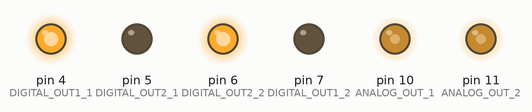
Bench run of a sketch on a simulated Arduino Uno, built with avr-gcc and run on an emulated ATmega328P. Shown: output pins drawn as LEDs (lit = HIGH).

Above: at 0.05 s.
At 9.65 s:
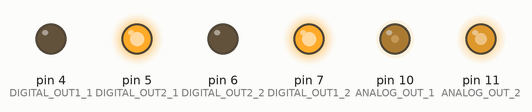
At 19.15 s:
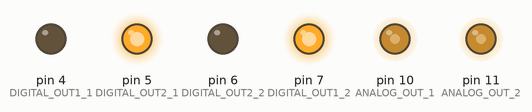
Timing chart, 0 to 25.0 s (numbered marks = the images above):
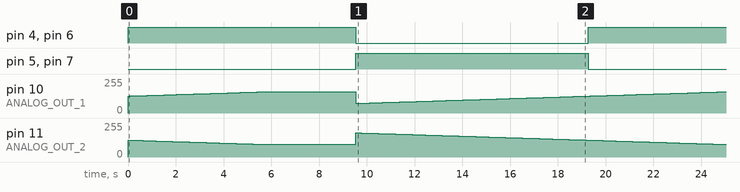

The sketch:

main.ino
```cpp
#include "Arduino.h"
#include "Trayectories.h"
#include "MotorControl.h"
#include "MotorParam.h"

motor_angles Angles; // Main angle struct
double conf = 1; // Angle configuration will change within the script

void setup() {
  // Initialize Motor Control
  setup_motors();
  Serial.begin(9600);
}

void loop() {

  unsigned int N_points_to_traverse = 2;
  double points_to_traverse[N_points_to_traverse][2] = {{1,0},{1,1}, {0,1}, {0,0}};
  double T0 = 1e-5; // Sampling time

  double actual_position[2] = {0,0};
  double orientation[2] = {0,1};
  double x_target, y_taget, tau, T, dist, angle, w;

  for (unsigned int k = 0; k<N_points_to_traverse; k++) {
    // Point definition
    x_target = points_to_traverse[k][0] - actual_position[0];
    y_taget = points_to_traverse[k][1] - actual_position[1];

    // Parameter calculation for point x_target, y_target
    dist = get_dist2D(x_target, y_taget);
    angle = get_angle2D(x_target, y_taget, orientation[0], orientation[1]);
    if (angle < 0) {
      conf = -1;
    }else{
      conf = 1;
    }
    calculate_motor_final_angles(&Angles, dist, angle);

    // Angle velocity profile parameters
    tau = 0.2; // Time to ramp up / down to / from max achieved speed
    T = 0.6; // Time to start ramping down (T >= tau)
    // Condition to not exceed W_MAX with small values of T
    if (Angles.theta_angle_final / T > W_MAX) {
      T = Angles.theta_angle_final / W_MAX;
    }

    for(int i=0;i<((tau + T) / T0);i++){
      // Motor Control
      get_motor_speed_angle(&Angles, i*T0,tau,T,conf);
      set_motor_speed(&Angles);
      delay(T0 * 1000); // Wait for sampling time to elapse
    }
    set_motor_speed_zero();

    delay(500);// DEBUG

    // Line speed configuration
    tau = 0.2; // Time to ramp up / down to / from max achieved speed
    T = 0.6; // Time to start ramping down (T >= tau)
    // Condition to not exceed W_MAX with small values of T
    if (Angles.theta_length_final / T > W_MAX) {
      T = Angles.theta_length_final / W_MAX;
    }

    for(int i=0;i<((tau + T) / T0);i++){
      // Motor Control
      get_motor_speed_line(&Angles, i*T0,tau,T);
      set_motor_speed(&Angles);
      delay(T0 * 1000);
    }
    set_motor_speed_zero();

    delay(500);// DEBUG

    // Update the new position
    actual_position[0] = points_to_traverse[k][0];
    actual_position[1] = points_to_traverse[k][1];
    // Update new orientation
    double aux = orientation[0];
    orientation[0] = cos(angle*PI/180) * orientation[0] - sin(angle*PI/180) * orientation[1];
    orientation[1] = sin(angle*PI/180) * aux + cos(angle*PI/180) * orientation[1];
  }
}
```

MotorControl.h
```cpp
#ifndef _MOTOR_CONTROL_H_
#define _MOTOR_CONTROL_H_
#include "MotorParam.h"
#include "Trayectories.h"

void setup_motors();
void change_state_motor(bool D1, bool D2, int analog_value, int DOUT1, int DOUT2, int AOUT);
void set_motor_speed(struct motor_angles* Angles);
void set_motor_speed_zero();

void setup_motors() {
  // Initialisation des variables pour le moteur
  pinMode(ANALOG_OUT_1, OUTPUT);
  pinMode(ANALOG_OUT_2, OUTPUT);

  pinMode(DIGITAL_OUT1_1, OUTPUT);
  pinMode(DIGITAL_OUT2_1, OUTPUT);

  pinMode(DIGITAL_OUT1_2, OUTPUT);
  pinMode(DIGITAL_OUT2_2, OUTPUT);
}

// Changes motor speed based on input and outputs to pins in H bridge configuration
void change_state_motor(bool D1, bool D2, int analog_value, int DOUT1, int DOUT2, int AOUT){
  analogWrite(AOUT, analog_value);
  digitalWrite(DOUT1, D1);
  digitalWrite(DOUT2, D2);
}

void set_motor_speed(struct motor_angles* Angles){
  // Auxiliary values for the if's. AUX2 is RIGHT MOTOR
  //int aux1 = map(Angles->w1 + W_MAX,0,2*W_MAX,8,255);

  //int aux1 = map(Angles->w1,0,1,100,255);
  //int aux2 = Angles->w2;
  //if (aux2 < 0){
  // aux2 *= -1;
  //}
  //aux2 = map(aux2,0,1,100,255);

  //aux2 = map(aux2 + W_MAX,0,2*W_MAX,8,255);

  double min_val_DEBUG = 30;

  //int aux1 = map(Angles->w1 + W_MAX, 0, 2*W_MAX, 30, 255);
  //int aux2 = map(Angles->w2 + W_MAX, 0, 2*W_MAX, 30, 255);

  // Map the values from 0 to 255
  int aux1 = float(Angles->w1 + W_MAX) * 255 / (2*W_MAX);
  int aux2 = float(Angles->w2 + W_MAX) * 255 / (2*W_MAX);
  // For the smaller values give 0 since the motors dont move and are not equal at low voltage
  if (aux1 < min_val_DEBUG){
    aux1 = 0;
  }
  if (aux2 < min_val_DEBUG){
    aux2 = 0;
  }

  // Set the mototr pins
  if (Angles->w1 > 0) {
    change_state_motor(true, false, aux1,DIGITAL_OUT1_1,DIGITAL_OUT2_1,ANALOG_OUT_1);
  }else {
     change_state_motor(false, true, aux1,DIGITAL_OUT1_1,DIGITAL_OUT2_1,ANALOG_OUT_1);
  }
  if (Angles->w2 > 0) {
    change_state_motor(true, false, aux2,DIGITAL_OUT1_2,DIGITAL_OUT2_2,ANALOG_OUT_2);
  }else {
    change_state_motor(false, true, aux2,DIGITAL_OUT1_2,DIGITAL_OUT2_2,ANALOG_OUT_2);
  }
}

void set_motor_speed_zero(){
  change_state_motor(HIGH, LOW, 0,DIGITAL_OUT1_1,DIGITAL_OUT2_1,ANALOG_OUT_1);
  change_state_motor(HIGH, LOW, 0,DIGITAL_OUT1_2,DIGITAL_OUT2_2,ANALOG_OUT_2);
}

#endif
```

MotorParam.h
```cpp
#ifndef _MOTOR_PARAMETERS_H_
#define _MOTOR_PARAMETERS_H_

// Motor macro constants
#define W_MAX 2000 // 7000 From the datasheet, keep in mind the operating range curve
#define RADIUS_WHEEL 0.036 // 36 mm meassured
#define DIST_WHEELS 0.252 // Measured 126 mm

//Port definition for motor one // LEFT
#define ANALOG_OUT_1 10
#define DIGITAL_OUT1_1 4
#define DIGITAL_OUT2_1 5

//Port definition for motor two // RIGHT
#define ANALOG_OUT_2 11
#define DIGITAL_OUT1_2 7
#define DIGITAL_OUT2_2 6

#endif
```

Trayectories.h
```cpp
#ifndef _TRAYECTORIES_H_
#define _TRAYECTORIES_H_
#include "MotorParam.h"

#define DIV_180_PI 57.29577951

double get_dist2D(double Px, double Py);
double get_angle2D(double Px, double Py, double kx, double ky);
double calcul_s(double T, double tau, double k_T0);
void get_motor_speed_line(struct motor_angles* Angles, double k_T0,double tau, double T);
void get_motor_speed_angle(struct motor_angles* Angles, double k_T0,double tau, double T, int conf);
void calculate_motor_final_angles(struct motor_angles* Angles, double dist, double angle);

// Struct for the motor angles
struct motor_angles {
  double w1;
  double w2;
  double theta_length_final;
  double theta_angle_final;
};

// Both points should be given in the same unit
double get_dist2D(double Px, double Py) {
  return sqrt(Px*Px + Py*Py);
}

// Gets point and an orientation and calculates the angle between them in -180 to 180
double get_angle2D(double Px, double Py, double kx, double ky){
  double norm_p = sqrt(Px*Px + Py*Py);
  double norm_k = sqrt(kx*kx + ky*ky);
  double result = acos((Px*kx + Py*ky) / (norm_p * norm_k)) * DIV_180_PI;
  // Converts to degree
  if (Py < ky) {
    result = -result;
  }
  return result;
}

// Calculates s prime in time kT0 with param T, tau and v
double calcul_s(double T, double tau, double k_T0) {

  if (k_T0 < tau) {
    return k_T0 * (1 / (tau*T));
  }else if (k_T0 < T) {
    return 1/T;
  } else if (k_T0 <= T + tau){
    return ((tau + T) - k_T0) * (1 / (tau*T));
  } else{
    return 0;
  }
}

// Returns w1 and w2 in struct at time kT0 form s(t) with param T,tau,v.
void get_motor_speed_line(struct motor_angles* Angles, double k_T0,double tau, double T){
   // calcul ds/dt (kT0)
  double s = calcul_s(T, tau, k_T0);
  Angles->w1 = s * Angles->theta_length_final;
  Angles->w2 = s * Angles->theta_length_final;
}

// Returns w1 and w2 in struct at time kT0 form s(t) with param T,tau,v.
void get_motor_speed_angle(struct motor_angles* Angles, double k_T0,double tau, double T, int conf){
   // calcul ds/dt (kT0)
  double s = calcul_s(T, tau, k_T0);
  Angles->w1 = s * conf * Angles->theta_angle_final;
  Angles->w2 = -s * conf * Angles->theta_angle_final;
}

void calculate_motor_final_angles(struct motor_angles* Angles, double dist, double angle){
  Angles->theta_length_final = dist / RADIUS_WHEEL;
  Angles->theta_angle_final = angle * DIST_WHEELS / (2*RADIUS_WHEEL);
}


#endif
```

Measured:
- by itself, pin 4 (DIGITAL_OUT1_1), pin 6 (DIGITAL_OUT2_2): alternates HIGH for 9.5 s and LOW for 9.7 s
- by itself, pin 5 (DIGITAL_OUT2_1), pin 7 (DIGITAL_OUT1_2): alternates HIGH for 9.7 s and LOW for 9.5 s
- by itself, pin 10 (ANALOG_OUT_1): ramps from 72/255 to 160/255 and jumps back, once every 19.3 s
